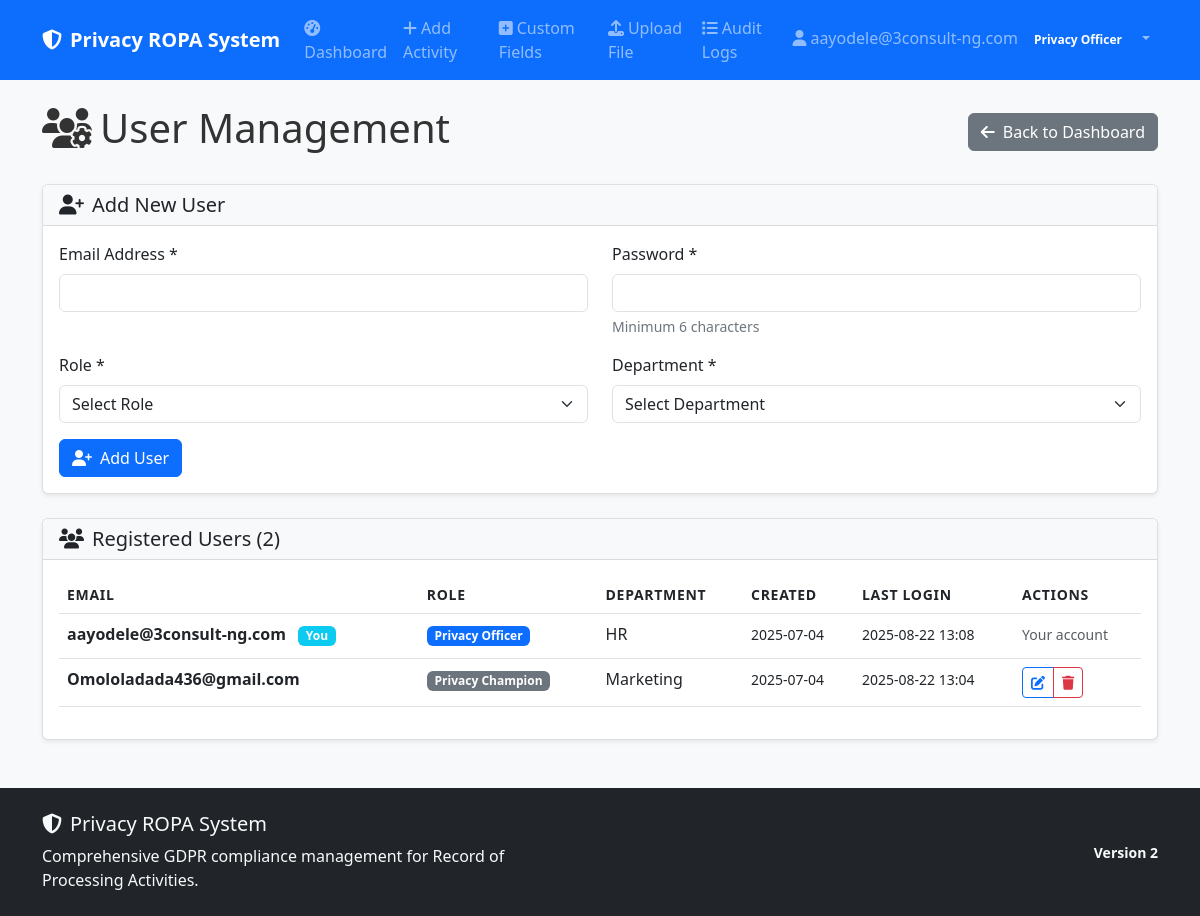
Page /user-management (signed in) on the earlier database version.
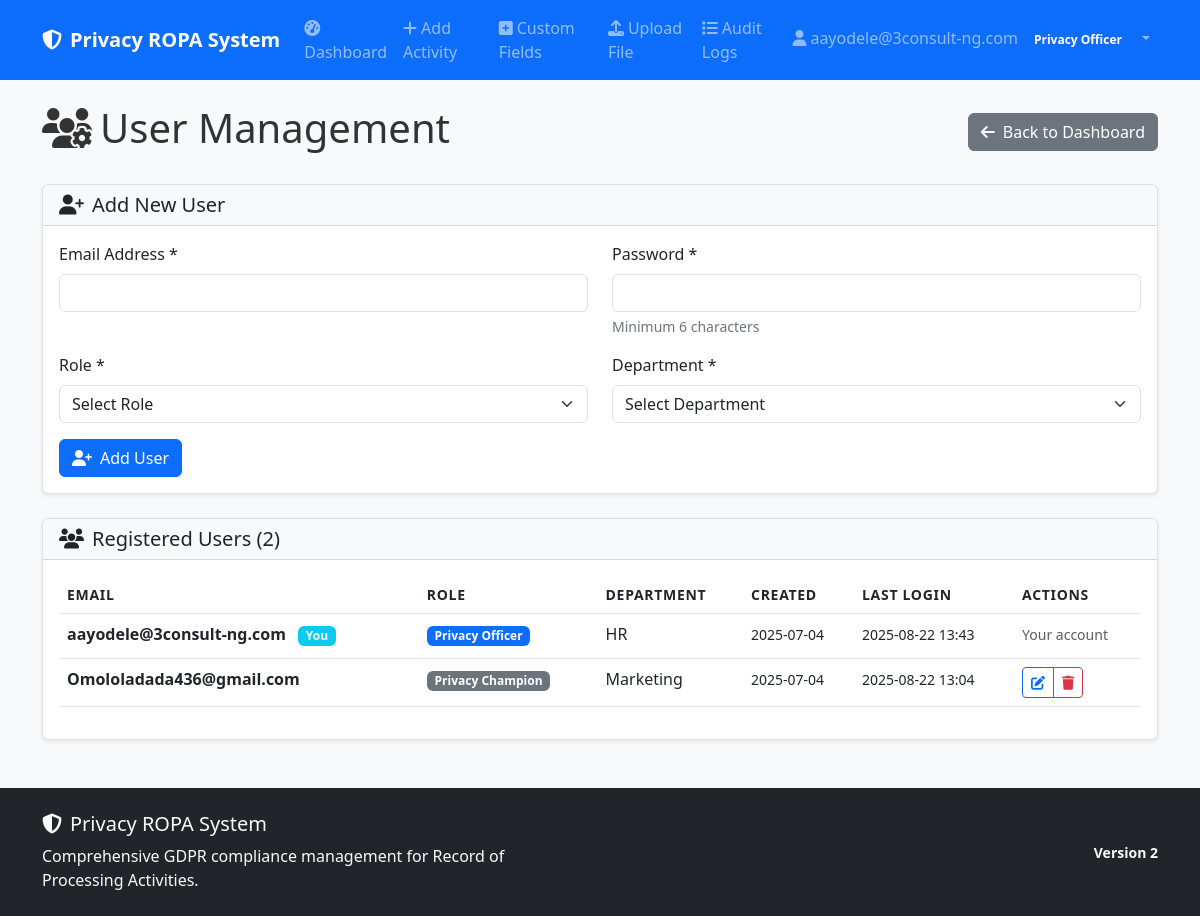
Same page on the later database version.
### models.py (models this page shows)
class User(UserMixin, db.Model):
    __tablename__ = 'users'
    id = db.Column(Integer, primary_key=True)
    email = db.Column(String(120), unique=True, nullable=False)
    password_hash = db.Column(String(256), nullable=False)
    role = db.Column(String(50), nullable=False, default='Privacy Champion')
    department = db.Column(String(100))
    created_at = db.Column(DateTime, default=datetime.utcnow)
    last_login = db.Column(DateTime)
    ropa_records = db.relationship('ROPARecord', foreign_keys='ROPARecord.created_by', backref='creator', lazy=True)

### app.py (the view)
@app.route('/user-management')
@login_required
def user_management():
    if current_user.role != 'Privacy Officer':
        abort(403)
    users = models.User.query.all()
    return render_template('user_management.html', users=users)

### app.py (called while the page is built)
@login_manager.user_loader
def load_user(user_id):
    return models.User.query.get(int(user_id))

### templates/user_management.html (shortened to what this page needs)
{% extends "base.html" %}
{% block content %}
<div class="d-flex justify-content-between align-items-center mb-4">
    <h1><i class="fas fa-users-cog me-2"></i>User Management</h1>
    <a href="{{ url_for('privacy_officer_dashboard') }}" class="btn btn-secondary">
        <i class="fas fa-arrow-left me-2"></i>Back to Dashboard
    </a>
</div>
<div class="card mb-4">
    <div class="card-header">
        <h5 class="mb-0">
            <i class="fas fa-user-plus me-2"></i>Add New User
        </h5>
    </div>
    <div class="card-body">
        <form method="POST" action="{{ url_for('add_user') }}">
            <div class="row">
                <div class="col-md-6 mb-3">
                    <label for="email" class="form-label">Email Address *</label>
                    <input type="email" class="form-control" id="email" name="email" required>
                </div>
                <div class="col-md-6 mb-3">
                    <label for="password" class="form-label">Password *</label>
                    <input type="password" class="form-control" id="password" name="password" required minlength="6">
                    <div class="form-text">Minimum 6 characters</div>
                </div>
            </div>
            <div class="row">
                <div class="col-md-6 mb-3">
                    <label for="role" class="form-label">Role *</label>
                    <select class="form-select" id="role" name="role" required>
                        <option value="">Select Role</option>
                    </select>
                </div>
                <div class="col-md-6 mb-3">
                    <label for="department" class="form-label">Department *</label>
                    <select class="form-select" id="department" name="department" required>
                        <option value="">Select Department</option>
                    </select>
                </div>
            </div>
            <button type="submit" class="btn btn-primary">
                <i class="fas fa-user-plus me-2"></i>Add User
            </button>
        </form>
    </div>
</div>
<div class="card">
    <div class="card-header">
        <h5 class="mb-0">
            <i class="fas fa-users me-2"></i>Registered Users ({{ users|length }})
        </h5>
    </div>
    <div class="card-body">
        {% if users %}
            <div class="table-responsive">
                <table class="table table-hover">
                    <thead>
                        <tr>
                            <th>Email</th>
                            <th>Role</th>
                            <th>Department</th>
                            <th>Created</th>
                            <th>Last Login</th>
                            <th>Actions</th>
                        </tr>
                    </thead>
                    <tbody>
                        {% for user in users %}
                        <tr>
                            <td>
                                <strong>{{ user.email }}</strong>
                                {% if user.id == current_user.id %}
                                    <span class="badge bg-info ms-2">You</span>
                                {% endif %}
                            </td>
                            <td>
                                <span class="badge bg-{% if user.role == 'Privacy Officer' %}primary{% else %}secondary{% endif %}">
                                    {{ user.role }}
                                </span>
                            </td>
                            <td>{{ user.department or 'N/A' }}</td>
                            <td>
                                <small>{{ user.created_at.strftime('%Y-%m-%d') if user.created_at else 'N/A' }}</small>
                            </td>
                            <td>
                                <small>{{ user.last_login.strftime('%Y-%m-%d %H:%M') if user.last_login else 'Never' }}</small>
                            </td>
                            <td>
                                {% if user.id != current_user.id %}
                                <div class="btn-group btn-group-sm" role="group">
                                    <button type="button" class="btn btn-outline-primary"
                                            onclick="editUser({{ user.id }}, '{{ user.email }}', '{{ user.role }}', '{{ user.department }}')">
                                        <i class="fas fa-edit"></i>
                                    </button>
                                    <button type="button" class="btn btn-outline-danger"
                                            onclick="deleteUser({{ user.id }}, '{{ user.email }}')">
                                        <i class="fas fa-trash"></i>
                                    </button>
                                </div>
                                {% else %}
                                <small class="text-muted">Your account</small>
                                {% endif %}
                            </td>
                        </tr>
                        {% endfor %}
                    </tbody>
                </table>
            </div>
        {% else %}
            <div class="text-center py-4">
                <i class="fas fa-users fa-3x text-muted mb-3"></i>
                <h5>No Users Found</h5>
                <p class="text-muted">Add the first user to get started.</p>
            </div>
        {% endif %}
    </div>
</div>
{% endblock %}

### templates/base.html (shortened to what this page needs)
<!DOCTYPE html>
<html lang="en" data-bs-theme="light">
<head>
    <link href="https://cdn.jsdelivr.net/npm/bootstrap@5.3.0/dist/css/bootstrap.min.css" rel="stylesheet">
    <link href="https://cdnjs.cloudflare.com/ajax/libs/font-awesome/6.4.0/css/all.min.css" rel="stylesheet">
    <link href="{{ url_for('static', filename='css/custom.css') }}" rel="stylesheet">
</head>
<body>
    <nav class="navbar navbar-expand-lg navbar-dark bg-primary">
        <div class="container">
            <a class="navbar-brand fw-bold" href="{{ url_for('index') }}">
                <i class="fas fa-shield-alt me-2"></i>Privacy ROPA System
            </a>
            {% if current_user.is_authenticated %}
            <div class="collapse navbar-collapse" id="navbarNav">
                <ul class="navbar-nav me-auto">
                    <li class="nav-item">
                        <a class="nav-link" href="{{ url_for('index') }}">
                            <i class="fas fa-tachometer-alt me-1"></i>Dashboard
                        </a>
                    </li>
                    <li class="nav-item">
                        <a class="nav-link" href="{{ url_for('add_activity') }}">
                            <i class="fas fa-plus me-1"></i>Add Activity
                        </a>
                    </li>
                    <li class="nav-item">
                        <a class="nav-link" href="{{ url_for('custom_tabs') }}">
                            <i class="fas fa-plus-square me-1"></i>Custom Fields
                        </a>
                    </li>
                    {% if current_user.role == 'Privacy Officer' %}
                    <li class="nav-item">
                        <a class="nav-link" href="{{ url_for('upload_file') }}">
                            <i class="fas fa-upload me-1"></i>Upload File
                        </a>
                    </li>
                    <li class="nav-item">
                        <a class="nav-link" href="{{ url_for('audit_logs') }}">
                            <i class="fas fa-list me-1"></i>Audit Logs
                        </a>
                    </li>
                    {% endif %}
                </ul>
                <ul class="navbar-nav">
                    <li class="nav-item dropdown">
                        <a class="nav-link dropdown-toggle" href="#" role="button" data-bs-toggle="dropdown">
                            <i class="fas fa-user me-1"></i>{{ current_user.email }}
                            <span class="badge bg-primary ms-1">{{ current_user.role }}</span>
                        </a>
                    </li>
                </ul>
            </div>
            {% endif %}
        </div>
    </nav>
    <main class="container my-4">
        {% block content %}{% endblock %}
    </main>
    <footer class="bg-dark text-light py-4 mt-5">
        <div class="container">
            <div class="row">
                <div class="col-md-6">
                    <h5><i class="fas fa-shield-alt me-2"></i>Privacy ROPA System</h5>
                    <p class="mb-0">Comprehensive GDPR compliance management for Record of Processing Activities.</p>
                </div>
                <div class="col-md-6 text-md-end">
                    <p class="mb-0">
                        <small class="text-muted">
                        </small>
                    </p>
                    <p class="mb-0 mt-1">
                        <small class="text-light fw-bold">
                            Version 2
                        </small>
                    </p>
                </div>
            </div>
        </div>
    </footer>
</body>
</html>

### static/css/custom.css (style rules this page uses)
body { background-color: #f8f9fa; color: #333; }
.navbar-brand { font-weight: 600; }
.card { box-shadow: 0 0.125rem 0.25rem rgba(0, 0, 0, 0.075); border: 1px solid rgba(0, 0, 0, 0.125); }
.card-header { background-color: var(--bs-gray-100); border-bottom: 1px solid rgba(0, 0, 0, 0.125); }
.badge { margin-right: 0.25rem; margin-bottom: 0.25rem; }
.table-responsive { border-radius: 0.375rem; }
.table th { border-top: none; font-weight: 600; text-transform: uppercase; font-size: 0.875rem; letter-spacing: 0.05em; }
.btn-group .btn { margin-right: 0; }
.form-label { font-weight: 500; margin-bottom: 0.5rem; }
.form-text { font-size: 0.875rem; color: var(--bs-gray-600); }

Differences in the rows shown:
changed User "aayodele@3consult-ng.com": last_login "2025-08-22 13:08" → "2025-08-22 13:43"
